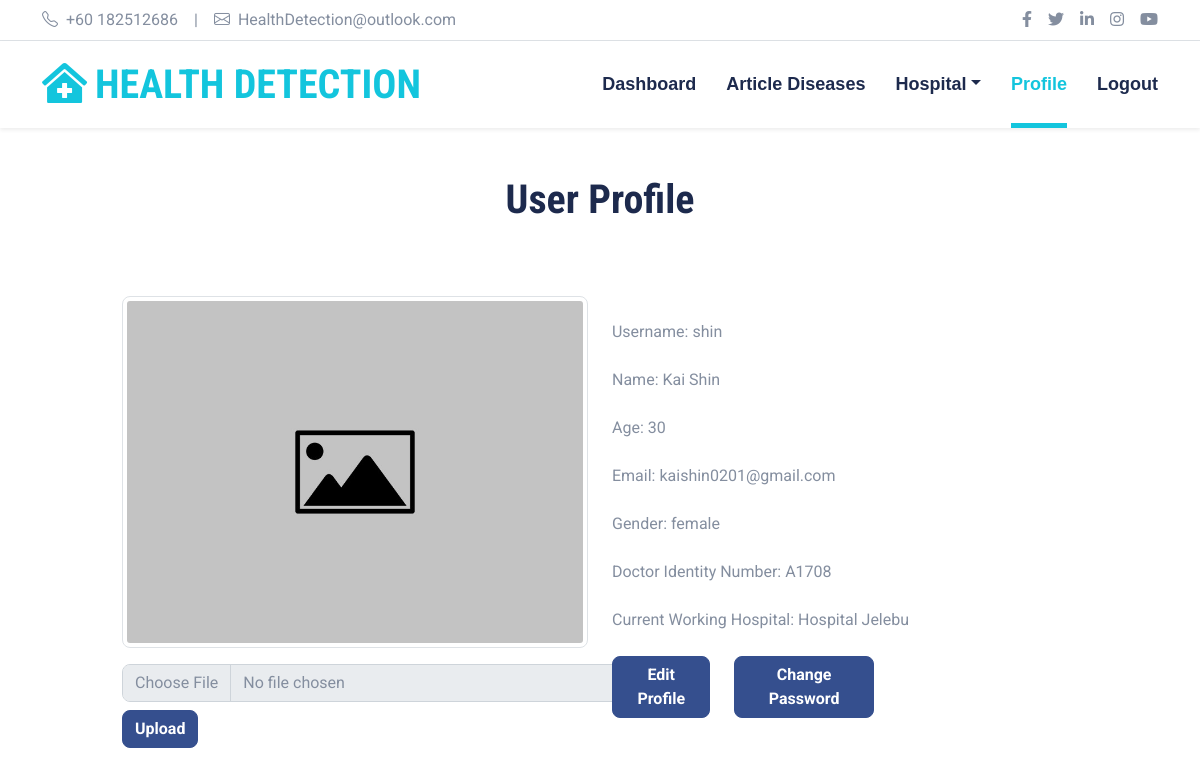
The page /Profile.php (signed in) on the database its author committed.
### tables this page shows
CREATE TABLE `users` (
  `user_id` int(11) NOT NULL,
  `username` varchar(255) NOT NULL,
  `email` varchar(255) NOT NULL,
  `password` varchar(255) NOT NULL,
  `name` varchar(255) NOT NULL,
  `gender` text NOT NULL,
  `age` int(3) NOT NULL,
  `profile_image` longblob DEFAULT NULL,
  `doctor_id` varchar(20) DEFAULT NULL,
  `hospital_id` int(11) DEFAULT NULL,
  `role` text NOT NULL,
  `approved` tinyint(1) DEFAULT 0,
  `last_login` timestamp NOT NULL DEFAULT current_timestamp() ON UPDATE current_timestamp()
);

CREATE TABLE `hospitals` (
  `hospital_id` int(11) NOT NULL,
  `hospital_name` text NOT NULL,
  `hospital_address` text NOT NULL,
  `hospital_phone` varchar(15) NOT NULL,
  `hospital_lat` text NOT NULL,
  `hospital_lng` text NOT NULL,
  `hospital_operating` text NOT NULL,
  `deleted` tinyint(1) NOT NULL
);

### Profile.php (the view, shortened to what this page needs)
<?php
	require("connect.php");
?>
<!DOCTYPE html>
<html lang="en">
<head>
    <link href="https://cdnjs.cloudflare.com/ajax/libs/font-awesome/5.15.0/css/all.min.css" rel="stylesheet">
    <link href="https://cdn.jsdelivr.net/npm/bootstrap-icons@1.4.1/font/bootstrap-icons.css" rel="stylesheet">
    <link href="lib/owlcarousel/assets/owl.carousel.min.css" rel="stylesheet">
    <link href="lib/tempusdominus/css/tempusdominus-bootstrap-4.min.css" rel="stylesheet" />
    <link href="css/bootstrap.min.css" rel="stylesheet">
    <link href="css/style.css" rel="stylesheet">
</head>
<body>
    <div class="container-fluid py-2 border-bottom d-none d-lg-block">
        <div class="container">
            <div class="row">
                <div class="col-md-6 text-center text-lg-start mb-2 mb-lg-0">
                    <div class="d-inline-flex align-items-center">
                        <a class="text-decoration-none text-body pe-3" href=""><i class="bi bi-telephone me-2"></i>+60 182512686</a>
                        <span class="text-body">|</span>
                        <a class="text-decoration-none text-body px-3" href=""><i class="bi bi-envelope me-2"></i>HealthDetection@outlook.com</a>
                    </div>
                </div>
                <div class="col-md-6 text-center text-lg-end">
                    <div class="d-inline-flex align-items-center">
                        <a class="text-body px-2" href="">
                            <i class="fab fa-facebook-f"></i>
                        </a>
                        <a class="text-body px-2" href="">
                            <i class="fab fa-twitter"></i>
                        </a>
                        <a class="text-body px-2" href="">
                            <i class="fab fa-linkedin-in"></i>
                        </a>
                        <a class="text-body px-2" href="">
                            <i class="fab fa-instagram"></i>
                        </a>
                        <a class="text-body ps-2" href="">
                            <i class="fab fa-youtube"></i>
                        </a>
                    </div>
                </div>
            </div>
        </div>
    </div>
    <div class="container-fluid sticky-top bg-white shadow-sm">
        <div class="container">
            <nav class="navbar navbar-expand-lg bg-white navbar-light py-3 py-lg-0">
                <?php if((isset($_SESSION['isLogin'])) && $_SESSION['isLogin'] == TRUE){
                        if($_SESSION['role']=='user'){
                            echo '<a href="Home.php" class="navbar-brand">';
                        }else if($_SESSION['role']=='doctor'){
                            echo '<a href="DoctorDashboard.php" class="navbar-brand">';
                        }else{
                        echo'<a href="ManageUser.php?role=user" class="navbar-brand">';
                        }
                    }else{
                        echo'<a href="Home.php" class="navbar-brand">';
                    }
                ?>
                    <h1 class="m-0 text-uppercase text-primary"><i class="fa fa-clinic-medical me-2"></i>Health Detection</h1>
                </a>
                <div class="collapse navbar-collapse" id="navbarCollapse">
                    <div class="navbar-nav ms-auto py-0">
                        <?php if (isset($_SESSION['role']) && $_SESSION['role']=="doctor") { ?>
                            <a href="DoctorDashboard.php" class="nav-item nav-link">Dashboard</a>
                        <?php }else if (isset($_SESSION['role']) && $_SESSION['role']=="admin"){ ?>
                            <a href="ManageUser.php?role=user" class="nav-item nav-link">User</a>
                        <?php }else{ ?>
                            <a href="Home.php" class="nav-item nav-link">Home</a>
                        <?php } ?>
                        <a href="CheckDiseases.php" class="nav-item nav-link">Article Diseases</a>
                        <div class="nav-item dropdown">
                            <a href="Hospital.php" class="nav-link dropdown-toggle" data-bs-toggle="dropdown">Hospital</a>
                        </div>
                        <?php if (isset($_SESSION['isLogin']) && $_SESSION["isLogin"]===true) { ?>
                        <a href="Profile.php" class="nav-item nav-link active">Profile</a>
                        <a href="logout.php" class="nav-item nav-link">Logout</a>
                        <?php } else { ?>
                        <a href="Login.php" class="nav-item nav-link">Login</a>
                        <a href="Signup.php" class="nav-item nav-link">Signup</a>
                        <?php } ?>
                    </div>
                </div>
            </nav>
        </div>
    </div>
    <div class="container-fluid pt-5">
        <div class="container">
            <div class="text-center mx-auto mb-5" style="max-width: 500px;">
                <h1 class="display-6 mb-4">User Profile</h1>
            </div>
        </div>
    </div>
    <?php
        if(isset($_SESSION["userid"]) && isset($_SESSION['isLogin']) && $_SESSION["isLogin"]===true && isset($_SESSION['role']) && isset($_SESSION['approved'])){
            $user_id = $_SESSION["userid"];
            $role = $_SESSION["role"];
            if($role=='doctor')
                $sql = "SELECT u.*, h.hospital_name FROM users u INNER JOIN hospitals h ON u.hospital_id = h.hospital_id WHERE u.user_id = $user_id";
            $result = $mysqli->query($sql);
            if ($result->num_rows > 0) {
                $row = $result->fetch_assoc();
                $currentWorkingHospital = "";
                $doctorIdentityNumber = "";
                switch ($role) {
                    case "doctor":
                        $labels = [
                            "username" => "Username",
                            "name" => "Name",
                            "age" => "Age",
                            "email" => "Email",
                            "gender" => "Gender",
                            "doctor_id" => "Doctor Identity Number",
                            "hospital_id" => "Hospital ID"
                        ];
                        $hospitalId = $row['hospital_id'];
                        $hospitalSql = "SELECT hospital_name FROM hospitals WHERE hospital_id = $hospitalId AND deleted = FALSE";
                        $hospitalResult = $mysqli->query($hospitalSql);
                        if ($hospitalResult->num_rows > 0) {
                            $hospitalRow = $hospitalResult->fetch_assoc();
                            $currentWorkingHospital = $hospitalRow['hospital_name'];
                        }
                        $doctorIdentityNumber = $row['doctor_id'];
                        break;
                }
                echo '<div class="container-fluid">';
                echo '<div class="d-flex justify-content-center">';
                echo '<div class="row my-4 col-10">';
                echo '<div class="col-md-6">';
                if ($row['profile_image']) {
                    echo '<img src="' . $row['profile_image'] . '" class="img-thumbnail text-center" id="profile-img" style="width: 500px; height=50px;"/>';
                } else {
                    echo '<img src="img/default-image.jpg" class="img-thumbnail" id="profile-img" style="width: 500px; height=450px;"/>';
                }
                echo '<form method="post" enctype="multipart/form-data">';
                echo '<div class="mb-2 mt-3">';
                echo '<input type="file" class="form-control" id="file" name="file" style="width: 500px;" required>';
                echo '</div>';
                echo '<button type="submit" class="btn btn-secondary" name="upload">Upload</button>';
                echo '</form>';
                echo '</div>';
                echo '<div class="col-6">';
                foreach ($labels as $key => $label) {
                    if ($key === 'doctor_id') {
                        echo '<p class="my-4">' . $label . ': ' . $doctorIdentityNumber . '</p>';
                    } elseif ($key === 'hospital_id') {
                        echo '<p class="my-4">Current Working Hospital: ' . $currentWorkingHospital . '</p>';
                    } else {
                        echo '<p class="my-4">' . $label . ': ' . $row[$key] . '</p>';
                    }
                }
                echo '<div class="row">';
                echo '<div class="col-3">';
                echo '<a href="EditProfile.php?userid='.$user_id.'&role='.$role.'&action=edit"><button type="button" class="btn btn-secondary">Edit Profile</button></a>';
                echo '</div>';
                echo '<div class="col-4">';
                echo '<a href="EditProfile.php?userid='.$user_id.'&action=changep"><button type="button" class="btn btn-secondary">Change Password</button></a>';
                echo '</div>';
                echo '</div>';
                echo '</div>';
                echo '</div>';
                echo '</div>';
                echo '</div>';
            }
        }
    ?>
</body>
</html>

### css/style.css (style rules this page uses)
:root { --primary: #13C5DD; --secondary: #354F8E; --light: #EFF5F9; --dark: #1D2A4D; }
.btn { font-weight: 700; transition: .5s; }
.navbar-light .navbar-nav .nav-link { font-family: 'Jost', sans-serif; position: relative; margin-left: 30px; padding: 30px 0; font-size: 18px; font-weight: 700; color: var(--dark); outline: none; transition: .5s; }
.navbar-light .navbar-nav .nav-link:hover, .navbar-light .navbar-nav .nav-link.active { color: var(--primary); }
@media (min-width: 992px) { .navbar-light .navbar-nav .nav-link::before { position: absolute; content: ""; width: 0; height: 5px; bottom: 0; left: 50%; background: var(--primary); transition: .5s; } }
@media (min-width: 992px) { .navbar-light .navbar-nav .nav-link:hover::before, .navbar-light .navbar-nav .nav-link.active::before { width: 100%; left: 0; } }

### rows shown on the page
users: username "shin", name "Kai Shin", age "30", email "kaishin0201@gmail.com", gender "female", doctor "A1708"
hospitals: hospital_name "Hospital Jelebu"

### other values the page prints
$label "Username"
$label "Name"
$label "Age"
$label "Email"
$label "Gender"
$label "Doctor Identity Number"
